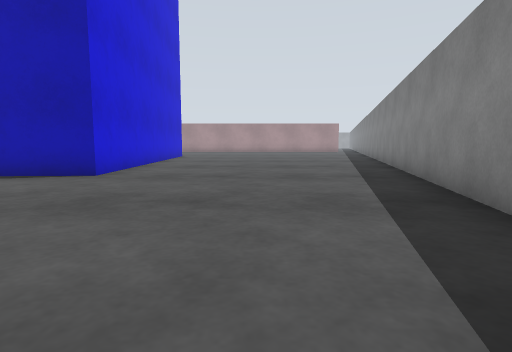
View 1 (above)

17 first-person views from a walk through a Gazebo world. The camera is 0.72 m above the floor, tilts 6° down and sees 80° across. The floor is counted in squares, 1 m on a side. Each view is taken from the middle of a square. On the plan, view 1 faces up. The plan holds only what a view shows up to about 10 squares ahead; the rest is blank. The place goes on beyond the plan. Robots are left out.

View 2
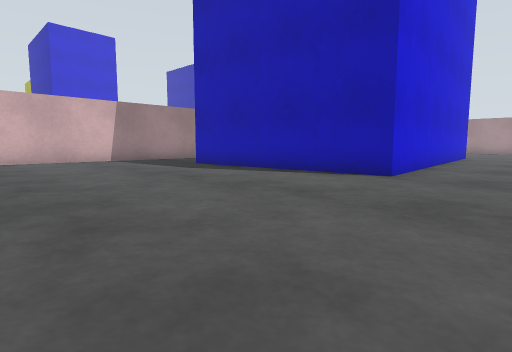

View 3
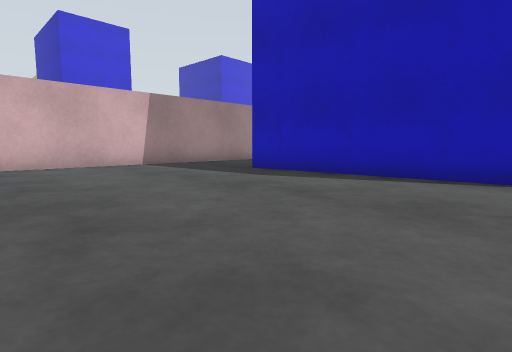

View 4
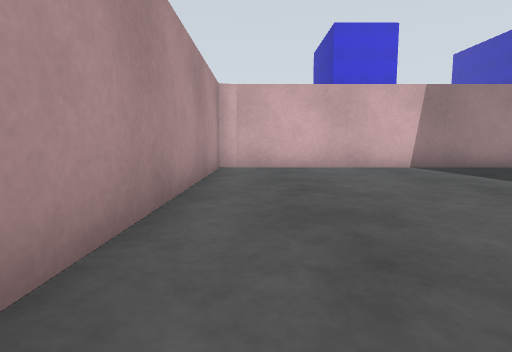

View 5
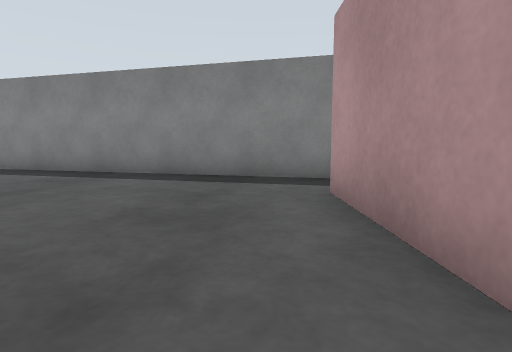

View 6
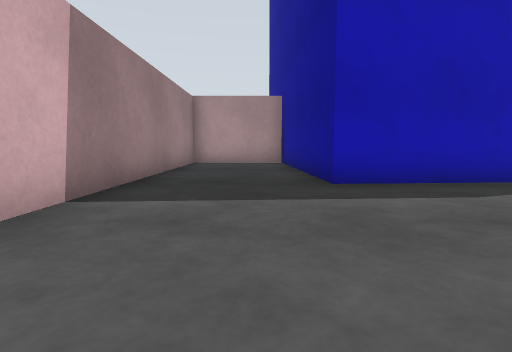

View 7
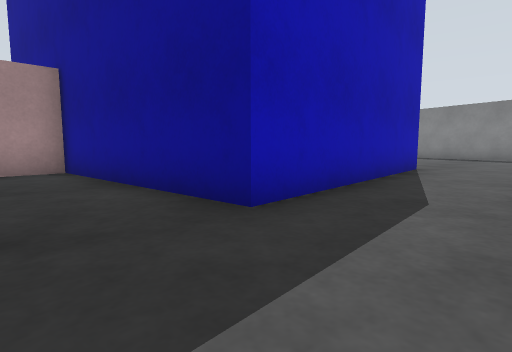

View 8
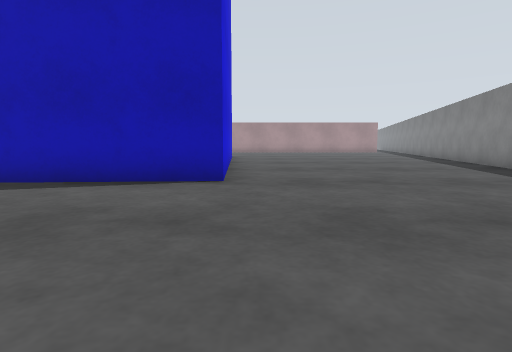

View 9
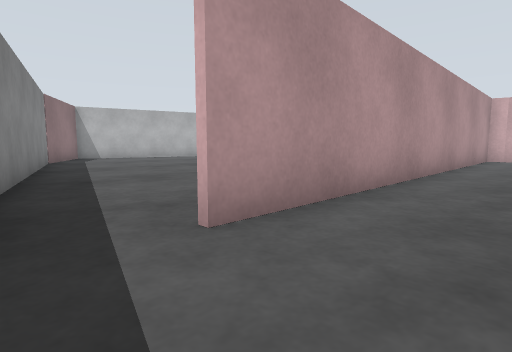

View 10
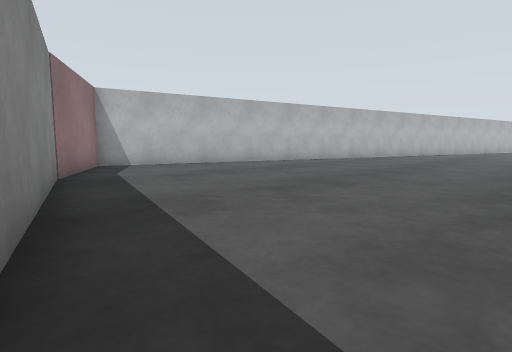

View 11
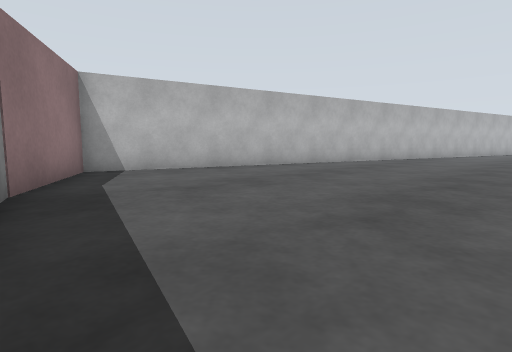

View 12
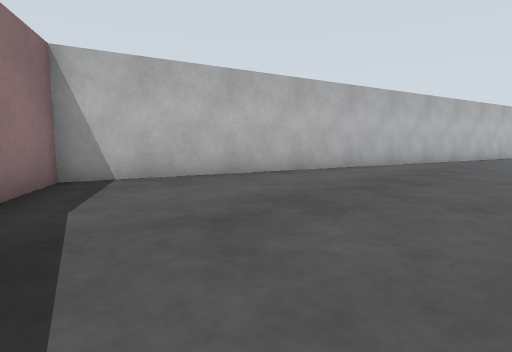

View 13
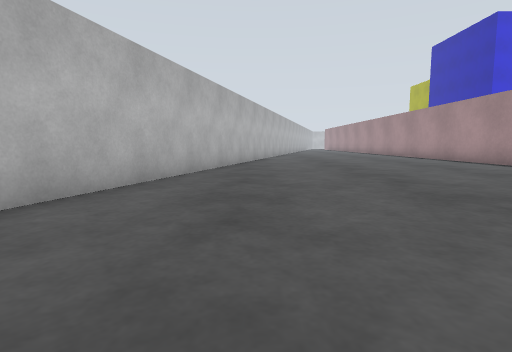

View 14
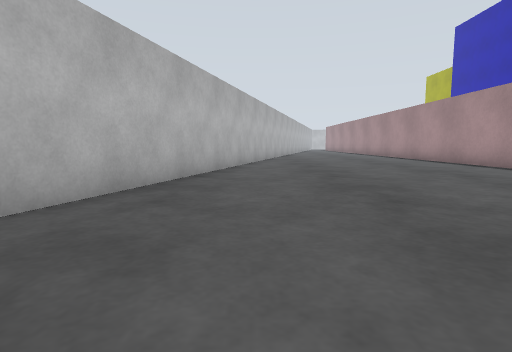

View 15
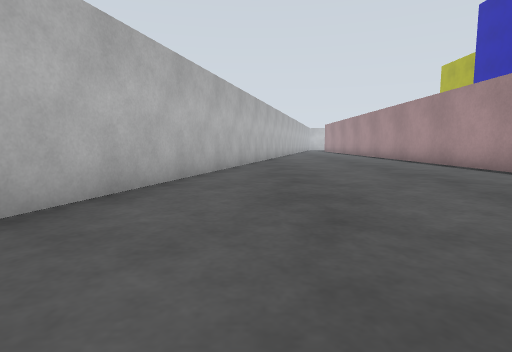

View 16
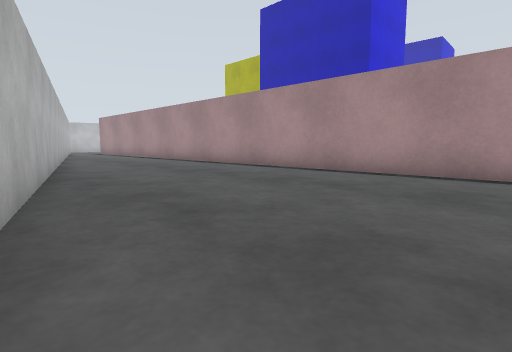

View 17
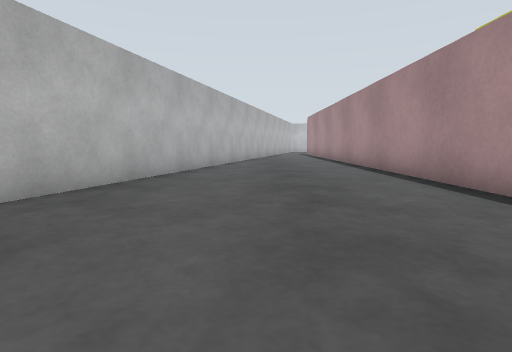

### Floor plan
Key: @ floor where view 1 was taken; # wall or solid block; . floor; B blue box.
Columns run from 34 left of view 1 to 5 right of it. Each row starts with its distance up from view 1.
 11                    #...B      B........#
 10                    #...B      B........#
  9                    #...B      B.......##
  8                    #....B     B.......#
  7                    #....BBBBBBB.......#
  6                    #..................#
  5                    #.................##
  4                    #.................#
  3                    #.................#
  2                    #.................#
  1                    #................##
  0                    ##.............@.#
 -1                     ##############..#
 -2 ##############                   ..##
 -3 ...............  ..             ...
 -4 ................ ...            ...
 -5 .....................       .......#
 -6 ..................................##
 -7 ..................................#
 -8 ####..............................#
 -9    ####...........................#
-10       #####......................##
-11           #####..................#
-12               #####..............#
-13                   ####..........##
-14                      #####......#
-15                          #####.##

Where each view was taken, in squares from view 1:
view 1: 0 up, 0 right, facing up
view 2: 0 up, 1 left, facing up-left
view 3: 0 up, 4 left, facing up-left
view 4: 0 up, 5 left, facing left
view 5: 0 up, 5 left, facing right
view 6: 1 up, 12 left, facing up
view 7: 4 up, 13 left, facing up-right
view 8: 1 up, 3 left, facing up
view 9: 1 up, 1 right, facing down-left
view 10: 5 down, 0 right, facing down-left
view 11: 7 down, 1 left, facing down-left
view 12: 9 down, 2 left, facing down-left
view 13: 11 down, 7 left, facing left
view 14: 10 down, 12 left, facing left
view 15: 9 down, 16 left, facing left
view 16: 10 down, 22 left, facing up-left
view 17: 6 down, 24 left, facing left
